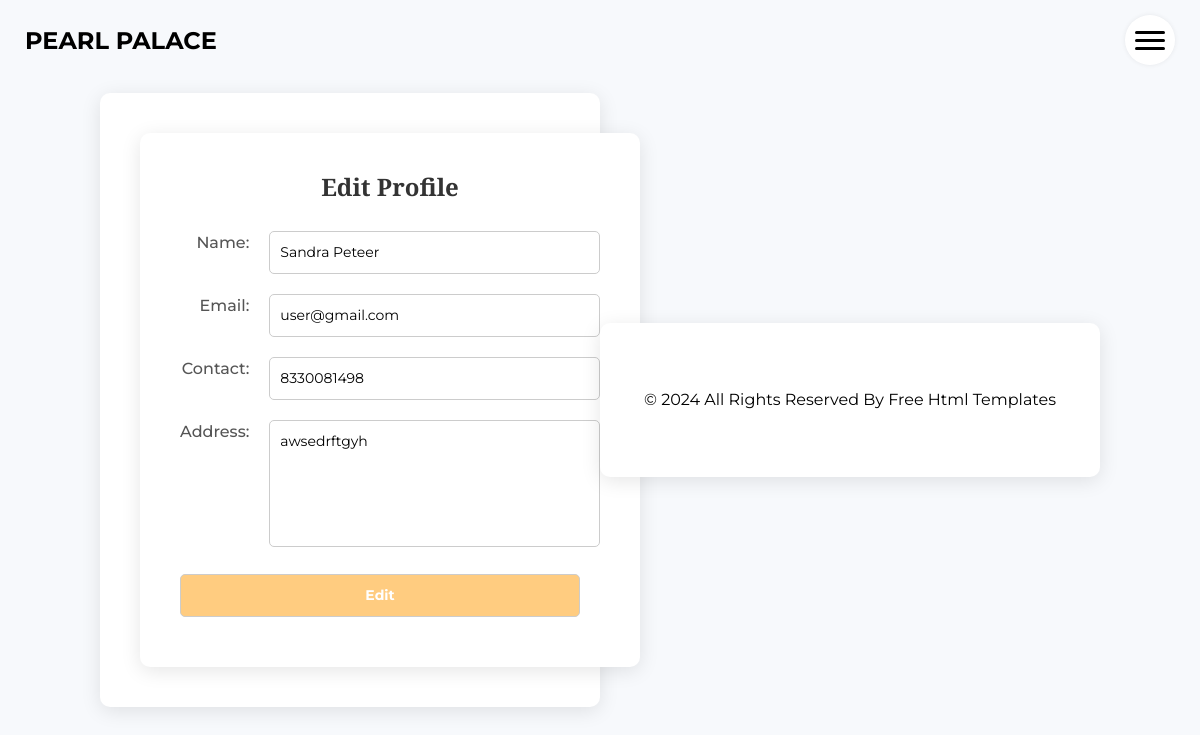
/Project/User/Editprofile.php (signed in), run on the app's committed database.
### tables this page shows
CREATE TABLE `tbl_user` (
  `user_id` int(11) NOT NULL,
  `user_name` varchar(60) NOT NULL,
  `user_address` varchar(60) NOT NULL,
  `user_contact` varchar(60) NOT NULL,
  `user_email` varchar(60) NOT NULL,
  `user_photo` varchar(60) NOT NULL,
  `user_gender` varchar(60) NOT NULL,
  `user_dob` varchar(60) NOT NULL,
  `user_password` varchar(60) NOT NULL,
  `place_id` int(11) NOT NULL
);

### Project/User/Editprofile.php (the view, shortened to what this page needs)
<?php
include('Head.php');
include("../Assets/connection/connection.php");
$sel = "SELECT * FROM tbl_user WHERE user_id='" . $_SESSION['userid'] . "'";
$row = $con->query($sel);
$data = $row->fetch_assoc();
?>
<!DOCTYPE html>
<html lang="en">
<head>
</head>
<body>
    <div class="container">
        <h2>Edit Profile</h2>
        <form id="form1" name="form1" method="post" action="">
            <table>
                <tr>
                    <td>Name:</td>
                    <td><input type="text" name="txt_name" id="txt_name" value="<?php echo htmlspecialchars($data['user_name']); ?>" pattern="^[A-Z][a-zA-Z\s]*$" title="Name must start with a capital letter and only contain alphabets and spaces." required /></td>
                </tr>
                <tr>
                    <td>Email:</td>
                    <td><input type="email" name="txt_email" id="txt_email" value="<?php echo htmlspecialchars($data['user_email']); ?>" required /></td>
                </tr>
                <tr>
                    <td>Contact:</td>
                    <td><input type="text" name="txt_contact" id="txt_contact" value="<?php echo htmlspecialchars($data['user_contact']); ?>" pattern="[7-9]{1}[0-9]{9}" title="Phone number must start with 7-9 followed by 9 digits." required /></td>
                </tr>
                <tr>
                    <td>Address:</td>
                    <td><textarea name="textarea" id="textarea" cols="45" rows="5" required><?php echo htmlspecialchars($data['user_address']); ?></textarea></td>
                </tr>
                <tr>
                    <td colspan="2" class="center-btn">
                        <input type="submit" name="btn_submit" id="btn_submit" value="Edit" />
                    </td>
                </tr>
            </table>
        </form>
    </div>
</body>
</html>
<?php
include('Foot.php');
?>

### Project/Assets/Template/Main/css/style.css (style rules this page uses)
body { font-family: "Poppins", sans-serif; color: #0c0c0c; background-color: #ffffff; overflow-x: hidden; }
h1, h2 { font-family: 'Playfair Display', serif; }

### Project/Assets/Template/Main/css/responsive.css (style rules this page uses)
@media (min-width: 1200px) { .container { max-width: 1170px; } }

### Project/User/Editprofile.php (style rules this page uses)
* { margin: 0; padding: 0; box-sizing: border-box; font-family: 'Montserrat', sans-serif; }
body { background-color: #f7f9fc; display: flex; justify-content: center; align-items: center; min-height: 100vh; }
.container { background-color: #fff; border-radius: 10px; box-shadow: 0 4px 20px rgba(0, 0, 0, 0.1); padding: 40px; width: 500px; }
h2 { font-size: 24px; font-weight: 600; text-align: center; margin-bottom: 20px; color: #333; }
table { width: 100%; border-collapse: collapse; }
table tr { margin-bottom: 15px; }
table td { padding: 10px 0; vertical-align: top; }
table td:first-child { text-align: right; padding-right: 20px; font-weight: 500; color: #555; }
table td:last-child input, table td:last-child textarea { width: 100%; padding: 10px; border: 1px solid #ccc; border-radius: 5px; font-size: 14px; }
textarea { resize: none; }
input[type="submit"] { background-color: #ffcc80; color: #fff; padding: 10px 20px; border: none; border-radius: 5px; cursor: pointer; font-weight: bold; transition: 0.3s; width: 100%; }
.center-btn { text-align: center; margin-top: 20px; }

### data on the page
tbl_user: txt_name "Sandra Peteer", txt_email "user@gmail.com", txt_contact "8330081498", textarea "awsedrftgyh"
